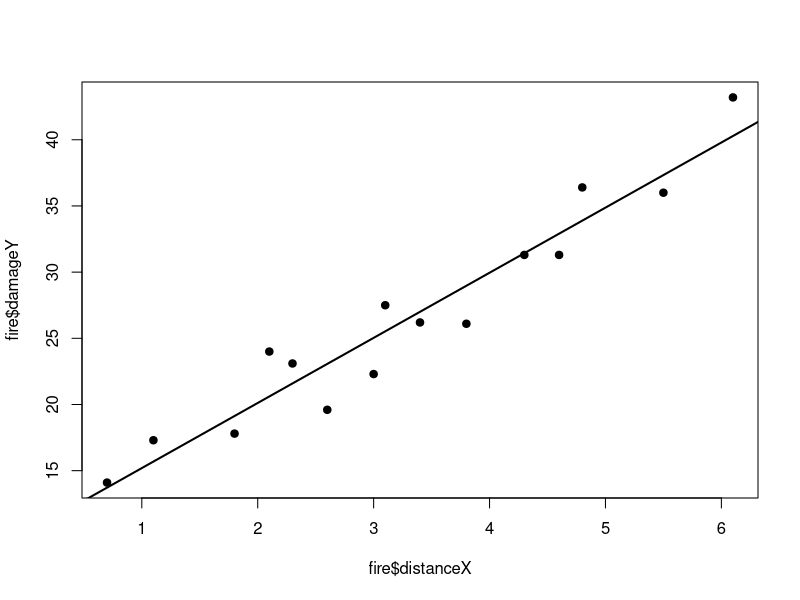
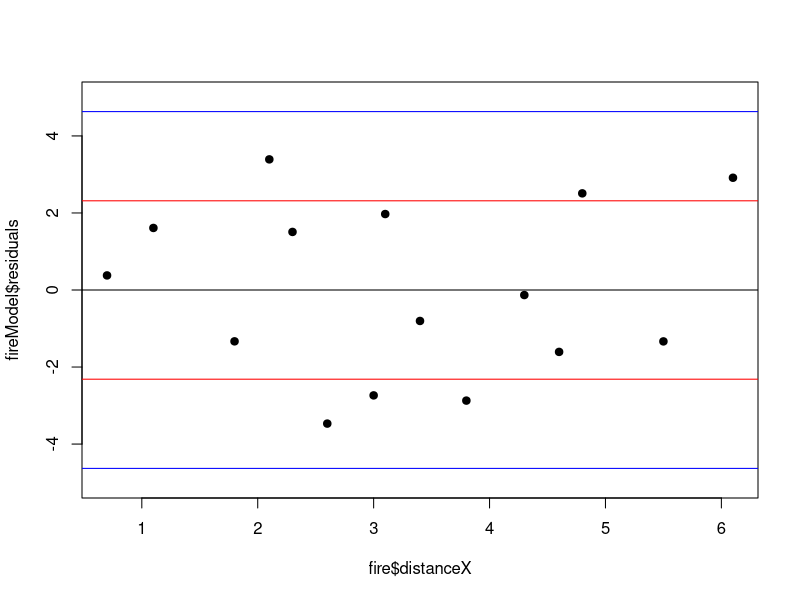
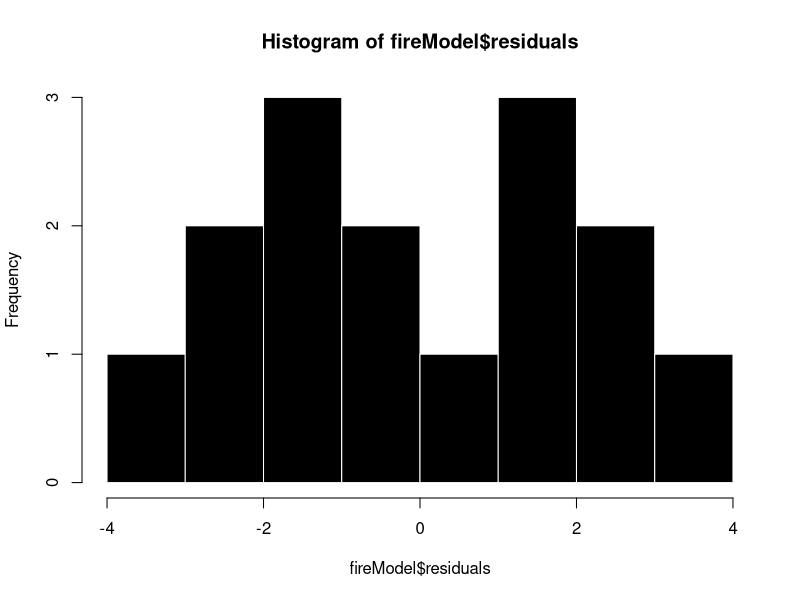
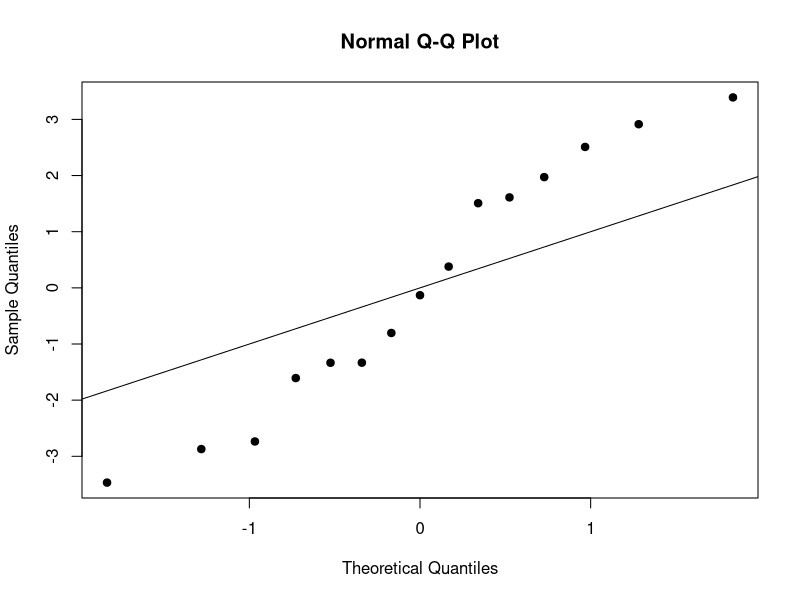
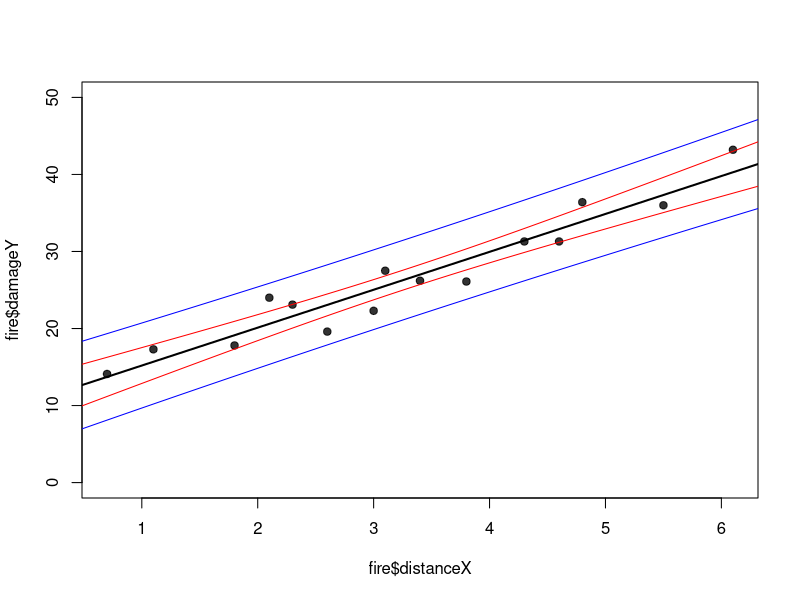

Generate these figures, in order, with R:
## ---- chunk 1
formula = formula('damageY~distanceX')
## ---- chunk 2
fire <- cbind.data.frame(
        distanceX = c(3.4,1.8,4.6,2.3,3.1,5.5,.7,3.0,
                      2.6,4.3,2.1,1.1,6.1,4.8,3.8),
        damageY = c(26.2,17.8,31.3,23.1,27.5,36.0,14.1,
                    22.3,19.6,31.3,24.0,17.3,43.2,36.4,26.1))
## ---- chunk 3
fireModel <- lm(formula, data = fire)
fireModel$coefficients
## ---- chunk 4
SSxx = sum((fire$distanceX-mean(fire$distanceX))^2)
SSxy = sum((fire$distanceX-mean(fire$distanceX))*(fire$damageY-mean(fire$damageY)))
b1 = SSxy/SSxx
b0 = mean(fire$damageY) - b1 * mean(fire$distanceX)
b0;b1
## ---- chunk 5
X = as.matrix(cbind(rep(1,nrow(fire)),fire$distanceX))
Y = as.matrix(fire$damageY)
beta = solve(t(X) %*% X) %*% (t(X) %*% Y)
beta
## ---- chunk 6
plot(x = fire$distanceX, y = fire$damageY, pch = 19)
abline(fireModel, lwd = 2)
## ---- chunk 7
mean(fireModel$residuals)
## ---- chunk 8
MSE = sum(fireModel$residuals^2)/fireModel$df.residual
MSE
RMSE = sqrt(MSE)
plot(fire$distanceX, fireModel$residuals, pch = 19, ylim = c(-5,5))
abline(0,0)
abline(2.316,0, col = 'red')
abline(-2.316,0, col = 'red')
abline(2 * 2.316,0, col = 'blue')
abline(2 * -2.316,0, col = 'blue')
## ---- chunk 9
hist(fireModel$residuals, border = F, col = 'black')
## ---- chunk 10
qqnorm(fireModel$residuals, pch = 19)
abline(0,1)
## ---- chunk 11
100*RMSE/mean(fire$damageY)
## ---- chunk 12
summary(fireModel)
## ---- chunk 13
SE = RMSE/sqrt(SSxx)
t = b1/SE
2*pt(-1*abs(t), df = fireModel$df.residual)
## ---- chunk 14
confint(fireModel)
## ---- chunk 15
b1 + qt(0.025, df = fireModel$df.residual) * SE * c(1,-1)
## ---- chunk 16
SSE = sum(fireModel$residuals^2)
SSyy = sum((fire$damageY-mean(fire$damageY))^2)
RSquare = 1- SSE/SSyy
RSquare
summary(fireModel)
## ---- chunk 17
cor(fire$damageY, fire$distanceX)
SSxy/sqrt(SSxx*SSyy)
## ---- chunk 18
linspace = seq(0,7,0.01)
confInterval <- predict(fireModel,
                        newdata = data.frame(distanceX = linspace),
                        interval = "confidence")
predInterval <- predict(fireModel,
                        newdata = data.frame(distanceX = linspace),
                        interval = "prediction")

plot(x = fire$distanceX,
     y = fire$damageY,
     pch = 19,
     ylim=c(0,50),
     col = adjustcolor('black', alpha.f =  0.8))
abline(fireModel, lwd = 2)
points(x= linspace, y = confInterval[,2], type = 'l', col = 'red')
points(x= linspace, y = confInterval[,3], type = 'l', col = 'red')
points(x= linspace, y = predInterval[,2], type = 'l', col = 'blue')
points(x= linspace, y = predInterval[,3], type = 'l', col = 'blue')
## ---- chunk 19
predict(fireModel,
        newdata = data.frame(distanceX = 3.5),
        interval = "prediction")
